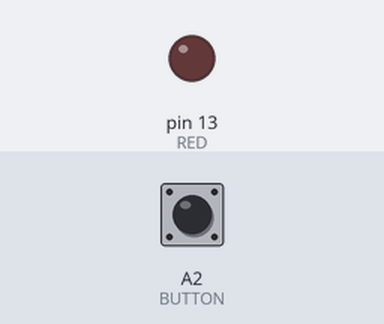
Bench run of a sketch on a simulated Arduino Uno, built with avr-gcc and run on an emulated ATmega328P. Parts: output pins drawn as LEDs (lit = HIGH). The inputs (shaded band) are chosen by the test bench; at power-on: A2 (BUTTON) HIGH. What the sketch prints to the serial monitor is not drawn.

Above: at 1.2 s.
1.3 s: A2 (BUTTON) pulled LOW for 0.15 s
At 1.38 s:
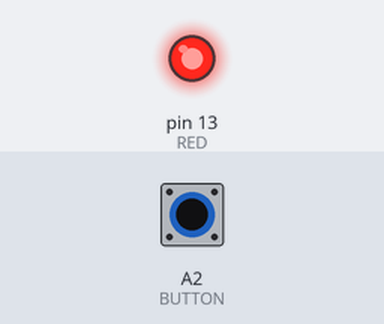
2.9 s: A2 (BUTTON) pulled LOW for 3.2 s
At 6.8 s:
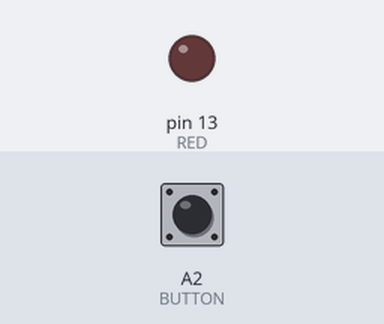
Timing chart, 0 to 8.3 s (numbered marks = the images above; inputs shaded):
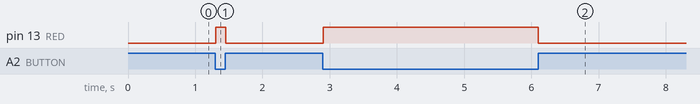

Measured:
- after the input at 1.3 s, pin 13 (RED): LOW → HIGH at once, → LOW 0.15 s later
- after the input at 2.9 s, pin 13 (RED): LOW → HIGH at once, → LOW 3.2 s later

The sketch:

_03_LED_ON_by_Button.ino
```cpp
const int RED = 13;      // 빨간색 LED
const int BUTTON = A2;    // 버튼 연결포트 A2

void setup() {
  pinMode(RED, OUTPUT);      // D13핀 설정:출력
  pinMode(BUTTON, INPUT);    // A2핀 설정:입력

  Serial.begin(9600);
}

void loop() {
  int val = digitalRead(BUTTON);    // val에 버튼 값저장(HIGHor LOW)
  Serial.println(val);


  if (val == LOW) {
    digitalWrite(RED, HIGH);
  } else {
    digitalWrite(RED, LOW);
  }
}
```
